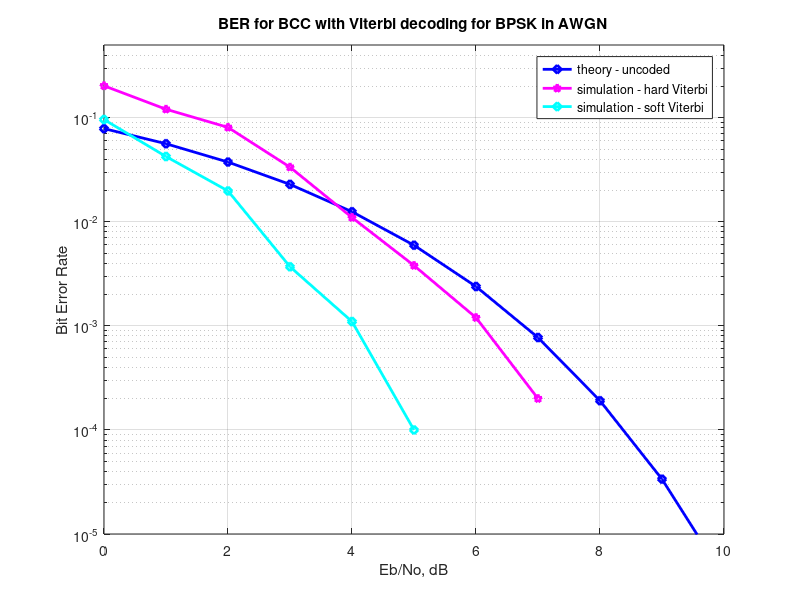

This chart was generated by the following MATLAB code:
%%%%%%%%%%%%%%%%%%%%%%%%%%%%%%%%%%%%%%%%%%%%%%%%%%%%%%%%%%%%
% All rights reserved by Krishna Pillai, http://www.dsplog.com
% The file may not be re-distributed without explicit authorization
% from Krishna Pillai.
% Checked for proper operation with Octave Version 3.0.0
% Author        : Krishna Pillai
% Email         : krishna@dsplog.com
% Version       : 1.0
% Date          : 14th January 2009
% %%%%%%%%%%%%%%%%%%%%%%%%%%%%%%%%%%%%%%%%%%%%%%%%%%%%%%%%%

% Script for computing BER with Binary Convolutional Code 
% and Viterbi decoding. 
% Convolutional code of Rate-1/2, Generator polynomial - [7,5] octal 
% Hard decision and soft decison decoding is used. 

clear
N = 10^4 ;% number of bits or symbols

Eb_N0_dB = [0:1:10]; % multiple Eb/N0 values
Ec_N0_dB = Eb_N0_dB - 10*log10(2);

refHard = [0 0 ; 0 1; 1 0  ; 1 1 ];
refSoft = -1*[-1 -1; -1 1 ;1 -1; 1 1 ];

ipLUT = [ 0   0   0   0;...
	  0   0   0   0;...
          1   1   0   0;...
	  0   0   1   1 ];

for yy = 1:length(Eb_N0_dB)

   % Transmitter
   ip = rand(1,N)>0.5; % generating 0,1 with equal probability

   % convolutional coding, rate - 1/2, generator polynomial - [7,5] octal
   cip1 = mod(conv(ip,[1 1 1 ]),2);
   cip2 = mod(conv(ip,[1 0 1 ]),2);
   cip = [cip1;cip2];
   cip = cip(:).';

   s = 2*cip-1; % BPSK modulation 0 -> -1; 1 -> 1

   n = 1/sqrt(2)*[randn(size(cip)) + j*randn(size(cip))]; % white gaussian noise, 0dB variance 

   % Noise addition
   y = s + 10^(-Ec_N0_dB(yy)/20)*n; % additive white gaussian noise

   % receiver 
   cipHard = real(y)>0; % hard decision
   cipSoft = real(y);   % soft decision

   % Viterbi decoding
   pmHard  = zeros(4,1);  % hard path metric
   svHard_v  = zeros(4,length(y)/2); % hard survivor path
   pmSoft  = zeros(4,1);  % soft path metric
   svSoft_v  = zeros(4,length(y)/2); % soft survivor path
   
   for ii = 1:length(y)/2
      rHard = cipHard(2*ii-1:2*ii); % taking 2 hard bits
      rSoft = cipSoft(2*ii-1:2*ii); % taking 2 soft bits
      
      % computing the Hamming distance and euclidean distance
      rHardv = kron(ones(4,1),rHard);
      rSoftv = kron(ones(4,1),rSoft);
      hammingDist = sum(xor(rHardv,refHard),2);
      euclideanDist = sum(rSoftv.*refSoft,2);
 

      if (ii == 1) || (ii == 2) 

         % branch metric and path metric for state 0
         bm1Hard = pmHard(1,1) + hammingDist(1);
         pmHard_n(1,1)  = bm1Hard; 
         svHard(1,1)  = 1; 
         bm1Soft = pmSoft(1,1) + euclideanDist(1);
         pmSoft_n(1,1)  = bm1Soft; 
         svSoft(1,1)  = 1; 
 
         % branch metric and path metric for state 1
         bm1Hard = pmHard(3,1) + hammingDist(3);
         pmHard_n(2,1) = bm1Hard;
         svHard(2,1)  = 3; 
         bm1Soft = pmSoft(3,1) + euclideanDist(3);
         pmSoft_n(2,1) = bm1Soft;
         svSoft(2,1)  = 3; 
         

         % branch metric and path metric for state 2
         bm1Hard = pmHard(1,1) + hammingDist(4);
         pmHard_n(3,1) = bm1Hard;
         svHard(3,1)  = 1; 
         bm1Soft = pmSoft(1,1) + euclideanDist(4);
         pmSoft_n(3,1) = bm1Soft;
         svSoft(3,1)  = 1; 

         % branch metric and path metric for state 3
         bm1Hard = pmHard(3,1) + hammingDist(2);
         pmHard_n(4,1) = bm1Hard;
         svHard(4,1)  = 3; 
         bm1Soft = pmSoft(3,1) + euclideanDist(2);
         pmSoft_n(4,1) = bm1Soft;
         svSoft(4,1)  = 3; 

      else
         % branch metric and path metric for state 0
         bm1Hard = pmHard(1,1) + hammingDist(1);
         bm2Hard = pmHard(2,1) + hammingDist(4);
         [pmHard_n(1,1) ,idx] = min([bm1Hard,bm2Hard]);
         svHard(1,1)  = idx; 
         bm1Soft = pmSoft(1,1) + euclideanDist(1);
         bm2Soft = pmSoft(2,1) + euclideanDist(4);
         [pmSoft_n(1,1), idx] = min([bm1Soft,bm2Soft]);
         svSoft(1,1)  = idx; 
 
         % branch metric and path metric for state 1
         bm1Hard = pmHard(3,1) + hammingDist(3);
         bm2Hard = pmHard(4,1) + hammingDist(2);
         [pmHard_n(2,1), idx] = min([bm1Hard,bm2Hard]);
         svHard(2,1)  = idx+2; 
         bm1Soft = pmSoft(3,1) + euclideanDist(3);
         bm2Soft = pmSoft(4,1) + euclideanDist(2);
         [pmSoft_n(2,1), idx] = min([bm1Soft,bm2Soft]);
         svSoft(2,1)  = idx+2; 

         % branch metric and path metric for state 2
         bm1Hard = pmHard(1,1) + hammingDist(4);
         bm2Hard = pmHard(2,1) + hammingDist(1);
         [pmHard_n(3,1), idx] = min([bm1Hard,bm2Hard]);
         svHard(3,1)  = idx; 
         bm1Soft = pmSoft(1,1) + euclideanDist(4);
         bm2Soft = pmSoft(2,1) + euclideanDist(1);
         [pmSoft_n(3,1), idx] = min([bm1Soft,bm2Soft]);
         svSoft(3,1)  = idx; 

         % branch metric and path metric for state 3
         bm1Hard = pmHard(3,1) + hammingDist(2);
         bm2Hard = pmHard(4,1) + hammingDist(3);
         [pmHard_n(4,1), idx] = min([bm1Hard,bm2Hard]);
         svHard(4,1)  = idx+2; 
         bm1Soft = pmSoft(3,1) + euclideanDist(2);
         bm2Soft = pmSoft(4,1) + euclideanDist(3);
         [pmSoft_n(4,1), idx] = min([bm1Soft,bm2Soft]);
         svSoft(4,1)  = idx+2; 

      end
   
   pmHard = pmHard_n; 
   svHard_v(:,ii) = svHard;
   pmSoft = pmSoft_n; 
   svSoft_v(:,ii) = svSoft;

   end

   % trace back unit
   currHardState = 1;
   currSoftState = 1;
   ipHatHard_v = zeros(1,length(y)/2);
   ipHatSoft_v = zeros(1,length(y)/2);
   for jj = length(y)/2:-1:1
      prevHardState   = svHard_v(currHardState,jj); 
      ipHatHard_v(jj) = ipLUT(currHardState,prevHardState);
      currHardState   = prevHardState;

      prevSoftState   = svSoft_v(currSoftState,jj); 
      ipHatSoft_v(jj) = ipLUT(currSoftState,prevSoftState);
      currSoftState   = prevSoftState;
   end

   % counting the errors
   nErrHardViterbi(yy) = size(find([ip- ipHatHard_v(1:N)]),2);
   nErrSoftViterbi(yy) = size(find([ip- ipHatSoft_v(1:N)]),2);

end

simBer_HardViterbi = nErrHardViterbi/N; % simulated ber - hard decision Viterbi decoding BER
simBer_SoftViterbi = nErrSoftViterbi/N; % simulated ber - soft decision Viterbi decoding BER

theoryBer = 0.5*erfc(sqrt(10.^(Eb_N0_dB/10))); % theoretical ber uncoded AWGN

close all
figure
semilogy(Eb_N0_dB,theoryBer,'bd-','LineWidth',2);
hold on
semilogy(Eb_N0_dB,simBer_HardViterbi,'mp-','LineWidth',2);
semilogy(Eb_N0_dB,simBer_SoftViterbi,'cd-','LineWidth',2);
axis([0 10 10^-5 0.5])
grid on
legend('theory - uncoded', 'simulation - hard Viterbi', 'simulation - soft Viterbi');
xlabel('Eb/No, dB');
ylabel('Bit Error Rate');
title('BER for BCC with Viterbi decoding for BPSK in AWGN');

